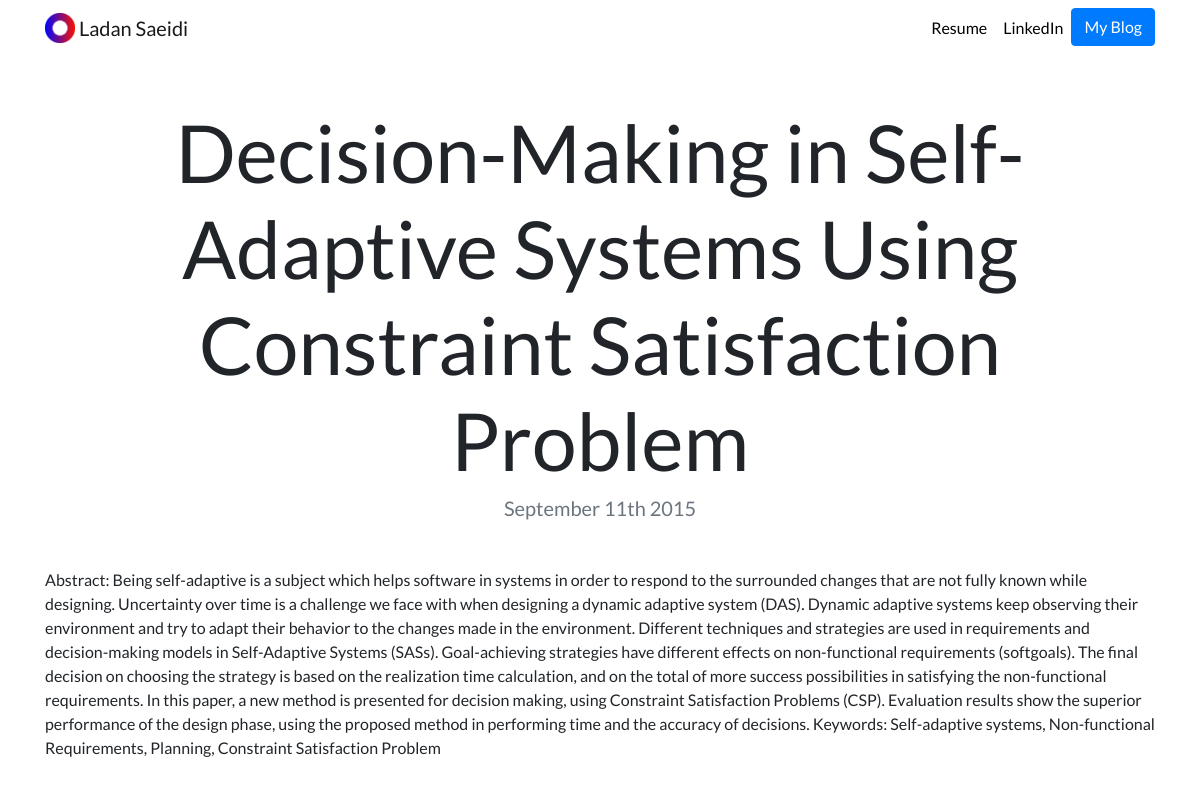
Page /blog/1/ on the committed database.
### blog/models.py (models this page shows, shortened)
class Blog(models.Model):
    title = models.CharField(max_length=200)
    description = models.TextField()
    date = models.DateField()

### blog/views.py (the view)
# urls.py: path('<int:blog_id>/', views.detail, name='detail'),
def detail(request, blog_id):
    blog = get_object_or_404(Blog, pk=blog_id)
    return render(request,'blog/detail.html', {'blog':blog})

### blog/templates/blog/detail.html
{% extends "portfolio/base.html" %}
{% load static %}
{% block content %}
<h1 class="text-center mt-5" id="blogdetailtitle">{{ blog.title }}</h1>
<h5 class="text-center text-muted mb-5">{{ blog.date|date:'F jS Y' }}</h5>
{{ blog.description|safe }}
{% endblock %}

### portfolio/static/portfolio/custom.css (style rules this page uses)
body { font-family: 'Lato', sans-serif; }
@media (min-width: 992px) { #blogdetailtitle { font-size: 5rem; } }

### rows in the picture
Blog: title "Decision-Making in Self-Adaptive Systems Using Constraint Satisfaction Problem", date "September 11th 2015", description "Abstract: Being self-adaptive is a subject which helps software in systems in order to respond to the surrounded changes that are not fully known while designing. Uncertainty over time is a challenge we face with when designing a dynamic adaptive system (DAS). Dynamic adaptive systems keep observing their environment and try to adapt their behavior to the changes made in the environment. Different techniques and strategies are used in requirements and decision-making models in Self-Adaptive Systems (SASs). Goal-achieving strategies have different effects on non-functional requirements (softgoals). The final decision on choosing the strategy is based on the realization time calculation, and…"
